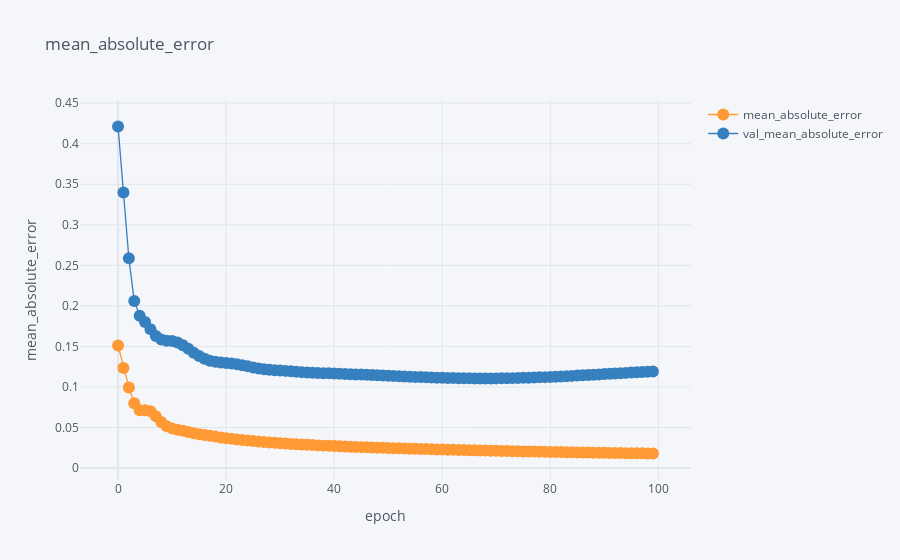

Source (notebook cell):
### Code cell
df[['epoch', 'mean_absolute_error', 'val_mean_absolute_error']].iplot(
    x='epoch',
    mode='lines+markers',
    xTitle='epoch',
    yTitle='mean_absolute_error', 
    title='mean_absolute_error'
)
